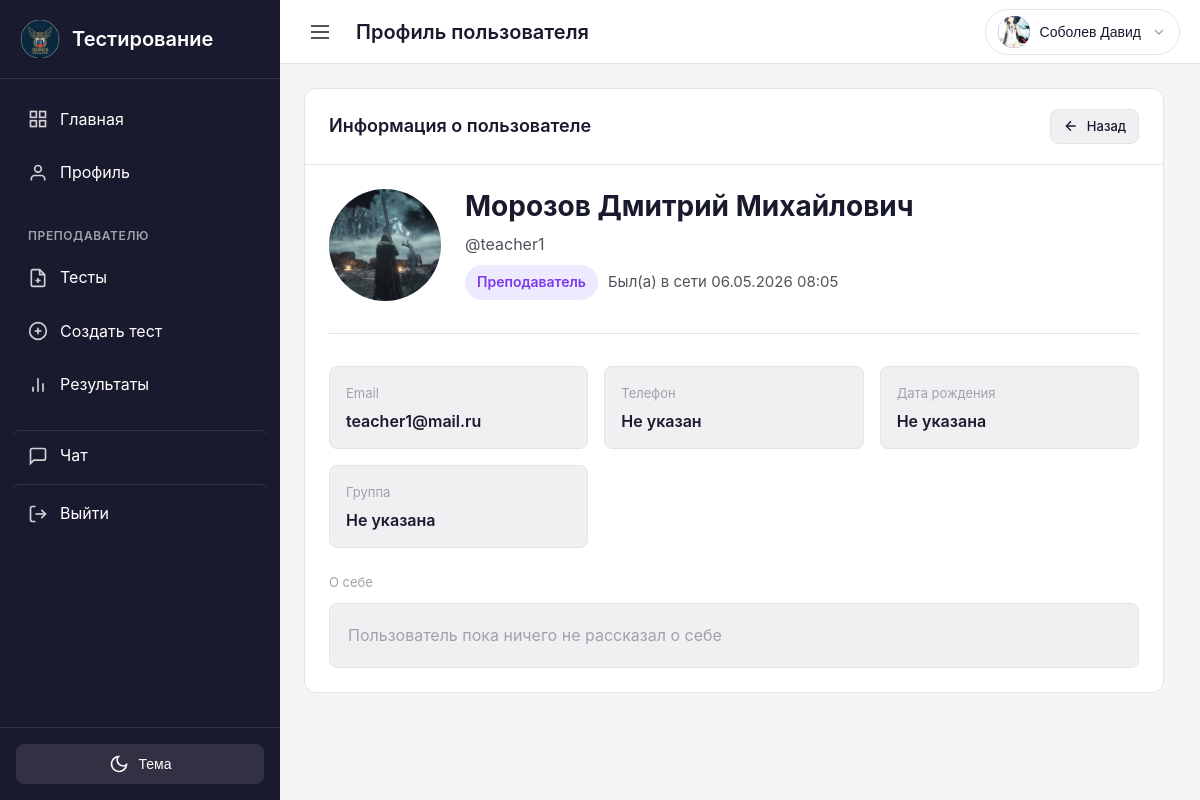
Before: /profile/5/ (signed in) with the older database file.
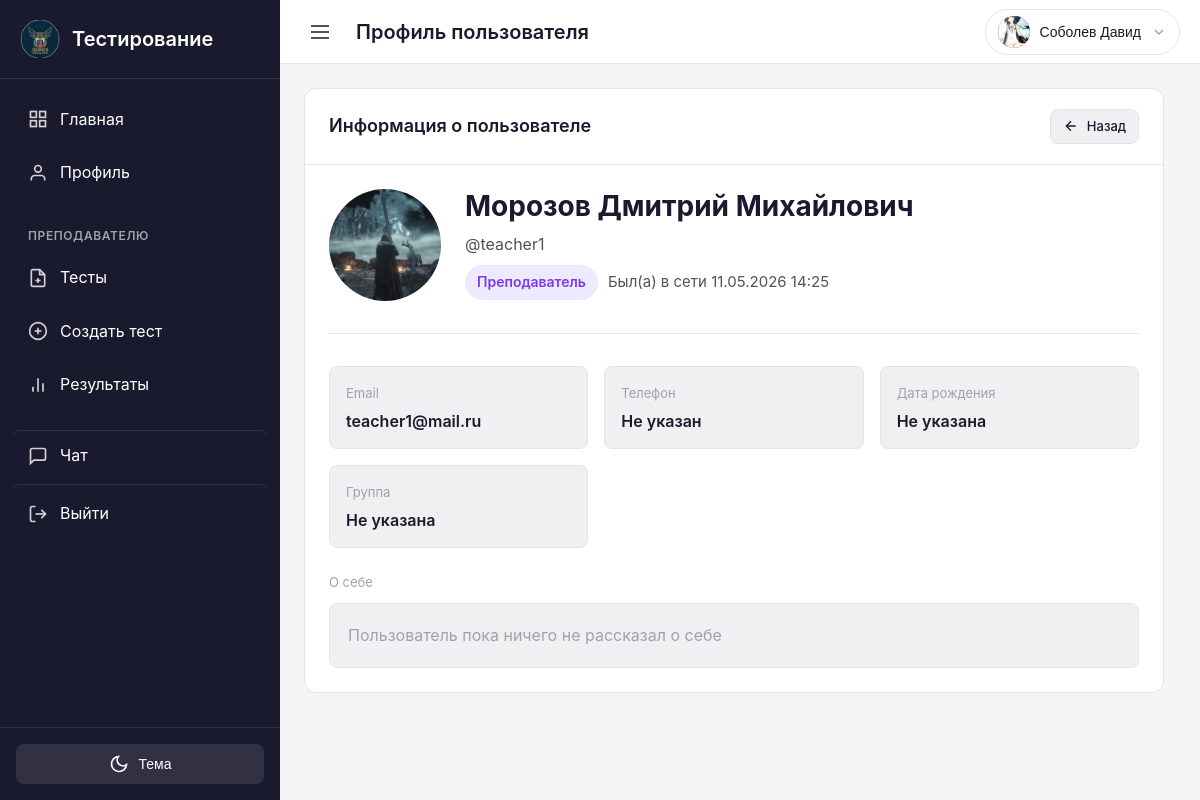
After: the same page with the newer database file.
### users/models.py (models this page shows, shortened)
class Profile(models.Model):
    user = models.OneToOneField(
        User,
        on_delete=models.CASCADE,
        related_name='profile',
        verbose_name='Пользователь',
    )
    avatar = models.ImageField(
        upload_to='avatars/',
        null=True,
        blank=True,
        verbose_name='Аватар',
    )
    bio = models.TextField(
        blank=True,
        verbose_name='О себе',
    )
    group = models.ForeignKey(
        'groups.Group',
        on_delete=models.SET_NULL,
        null=True,
        blank=True,
        related_name='students',
        verbose_name='Группа',
        help_text='Группа, к которой принадлежит студент',
    )
    real_group = models.CharField(
        max_length=50,
        blank=True,
        verbose_name='Реальная группа',
        help_text='Для студентов после 11 класса (например, 11ИС-1/26)',
    )
    created_at = models.DateTimeField(
        auto_now_add=True,
        verbose_name='Дата создания',
    )
    updated_at = models.DateTimeField(
        auto_now=True,
        verbose_name='Дата обновления',
    )
    last_seen_at = models.DateTimeField(
        null=True,
        blank=True,
        verbose_name='Последний заход в сеть',
    )
    class Meta:
        verbose_name = 'Профиль'
        verbose_name_plural = 'Профили'
    def get_display_group(self):
        if self.real_group:
            return f"{self.group.name} ({self.real_group})" if self.group else self.real_group
        return self.group.name if self.group else None

### users/views.py (the view)
# urls.py: path('profile/<int:user_id>/', views.user_profile_detail, name='user_profile_detail'),
@login_required
def user_profile_detail(request, user_id):
    from chat.presence import get_last_seen_at, is_user_online
    viewed_user = get_object_or_404(
        User.objects.select_related('profile', 'profile__group'),
        id=user_id,
    )
    if viewed_user == request.user:
        return redirect('profile')
    if viewed_user.is_admin and not request.user.is_admin:
        messages.error(request, 'Этот профиль недоступен для просмотра')
        return redirect('dashboard')
    viewed_profile = getattr(viewed_user, 'profile', None)
    back_url = request.GET.get('next') or request.META.get('HTTP_REFERER') or reverse('chat:contacts')
    context = {
        'viewed_user': viewed_user,
        'viewed_profile': viewed_profile,
        'back_url': back_url,
        'viewed_user_is_online': is_user_online(viewed_user.id),
        'viewed_user_last_seen_at': get_last_seen_at(viewed_user),
    }
    return render(request, 'users/profile_detail.html', context)

### chat/context_processors.py (called while the page is built)
def unread_messages_count(request):
    if request.user.is_authenticated:
        count = Message.objects.filter(receiver=request.user, is_read=False).count()
        return {'total_unread_messages': count}
    return {'total_unread_messages': 0}

### chat/presence.py (called while the page is built)
def get_active_presence_key(user_id):
    return f'chat_presence_active_connections_{user_id}'

def get_active_online_connections(user_id):
    return int(cache.get(get_active_presence_key(user_id), 0) or 0)

def is_user_online(user_id):
    return get_active_online_connections(user_id) > 0

def get_last_seen_at(user):
    try:
        profile = user.profile
    except Profile.DoesNotExist:
        return None
    return profile.last_seen_at

### users/models.py (called while the page is built)
    @property
    def is_admin(self):
        return self.role == UserRole.ADMIN

    @property
    def is_teacher(self):
        return self.role == UserRole.TEACHER

    @property
    def is_student(self):
        return self.role == UserRole.STUDENT

### templates/users/profile_detail.html (shortened to what this page needs)
{% extends 'base.html' %}
{% block topbar_title %}Профиль пользователя{% endblock %}
{% block content %}
<div class="profile-container">
    <div class="card">
        <div class="card-header">
            <h2 class="card-title">Информация о пользователе</h2>
            <a href="{{ back_url }}" class="btn btn-secondary btn-sm">
                <svg width="16" height="16" viewBox="0 0 24 24" fill="none" stroke="currentColor" stroke-width="2">
                    <line x1="19" y1="12" x2="5" y2="12"></line>
                    <polyline points="12 19 5 12 12 5"></polyline>
                </svg>
                Назад
            </a>
        </div>
        <div class="card-body">
            <div class="profile-avatar-section">
                <div class="profile-avatar">
                    {% if viewed_profile and viewed_profile.avatar %}
                        <img src="{{ viewed_profile.avatar.url }}" alt="Аватар">
                    {% else %}
                        <span class="avatar-placeholder">
                            {{ viewed_user.first_name|first }}{{ viewed_user.last_name|first }}
                        </span>
                    {% endif %}
                </div>
                <div class="profile-avatar-info">
                    <h3 class="profile-full-name">
                        {{ viewed_user.last_name|default:"" }} {{ viewed_user.first_name|default:"" }} {{ viewed_user.patronymic|default:"" }}
                    </h3>
                    <p class="profile-username">@{{ viewed_user.username }}</p>
                    <div class="profile-meta-row">
                        <span class="profile-role">{{ viewed_user.get_role_display }}</span>
                        <span class="profile-presence {% if viewed_user_is_online %}is-online{% endif %}">
                            {% if viewed_user_is_online %}
                                В сети
                            {% elif viewed_user_last_seen_at %}
                                Был(а) в сети {{ viewed_user_last_seen_at|date:"d.m.Y H:i" }}
                            {% else %}
                                Не в сети
                            {% endif %}
                        </span>
                    </div>
                </div>
            </div>
            <div class="profile-info-grid">
                <div class="profile-info-card">
                    <span class="profile-info-label">Email</span>
                    <span class="profile-info-value">{{ viewed_user.email|default:"Не указан" }}</span>
                </div>
                <div class="profile-info-card">
                    <span class="profile-info-label">Телефон</span>
                    <span class="profile-info-value">{{ viewed_user.phone|default:"Не указан" }}</span>
                </div>
                <div class="profile-info-card">
                    <span class="profile-info-label">Дата рождения</span>
                    <span class="profile-info-value">
                        {% if viewed_user.birth_date %}
                            {{ viewed_user.birth_date|date:"d.m.Y" }}
                        {% else %}
                            Не указана
                        {% endif %}
                    </span>
                </div>
                {% if viewed_profile %}
                <div class="profile-info-card">
                    <span class="profile-info-label">Группа</span>
                    <span class="profile-info-value">{{ viewed_profile.get_display_group|default:"Не указана" }}</span>
                </div>
                {% endif %}
            </div>
            <div class="profile-bio-section">
                <span class="profile-info-label">О себе</span>
                <div class="profile-bio-card">
                    {% if viewed_profile and viewed_profile.bio %}
                        {{ viewed_profile.bio|linebreaksbr }}
                    {% else %}
                        <span class="profile-empty">Пользователь пока ничего не рассказал о себе</span>
                    {% endif %}
                </div>
            </div>
        </div>
    </div>
</div>
{% endblock %}

Changed rows visible on the page:
changed Profile "Не указана": last_seen_at "06.05.2026 08:05" → "11.05.2026 14:25"
